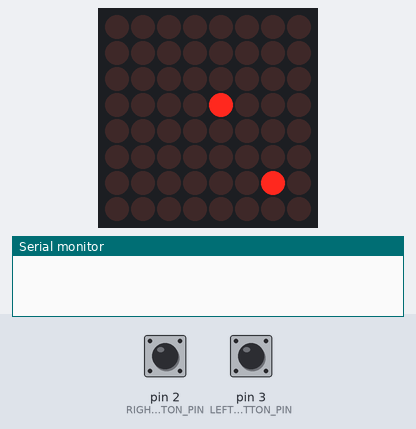
Recording of a sketch running on a simulated Arduino Uno, built with avr-gcc and run on an emulated ATmega328P. Shown: 8×8 LED matrix, the last lines printed to the serial monitor. Inputs (shaded band) come from the test bench; at power-on: pin 2 (RIGHT_BUTTON_PIN) HIGH, pin 3 (LEFT_BUTTON_PIN) HIGH. Random numbers use the default seed unless the sketch sets one.

Above: at 1.6 s.
1.7 s: pin 2 (RIGHT_BUTTON_PIN) pulled LOW for 0.15 s
At 2.7 s:
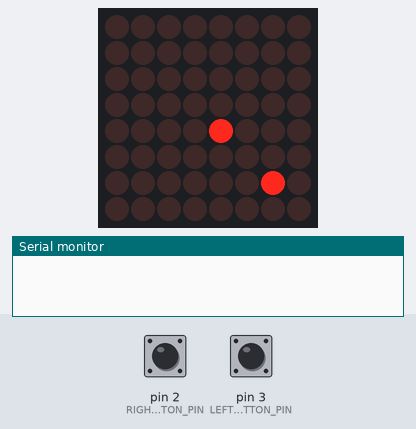
4.8 s: pin 3 (LEFT_BUTTON_PIN) pulled LOW for 0.15 s
At 6.8 s:
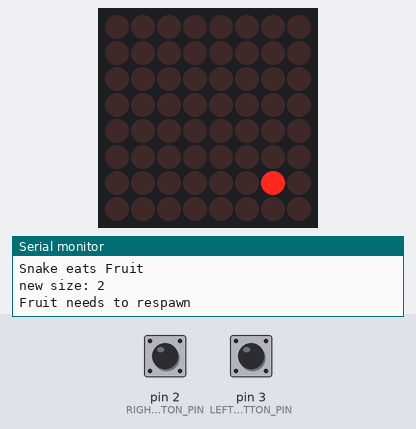
7.9 s: pin 3 (LEFT_BUTTON_PIN) pulled LOW for 1 s
At 8.4 s:
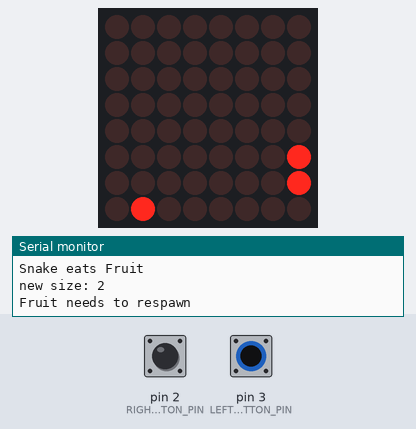
11.9 s: pin 3 (LEFT_BUTTON_PIN) pulled LOW for 0.15 s
At 12.7 s:
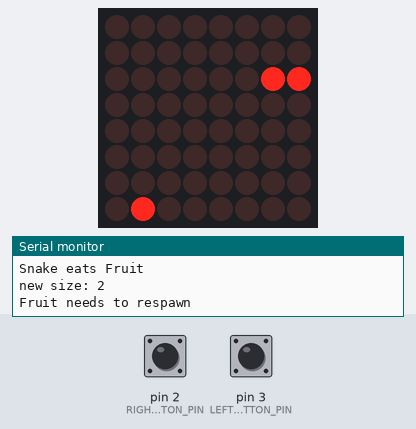
15.0 s: pin 2 (RIGHT_BUTTON_PIN) pulled LOW for 1 s
At 16.9 s:
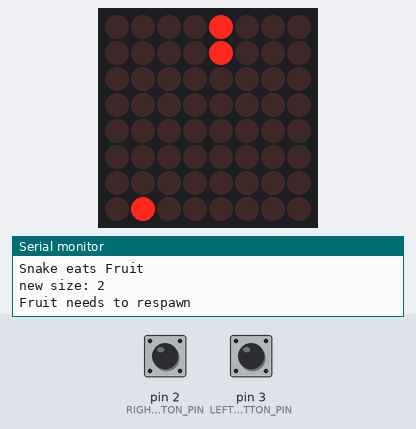
17.5 s: pin 2 (RIGHT_BUTTON_PIN) pulsed LOW 5 times (0.12 s each, 0.3 s apart)
At 21.9 s:
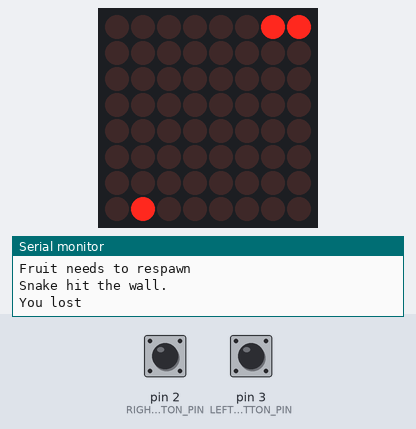
Timing chart, 0 to 23.0 s (numbered marks = the images above; inputs shaded):
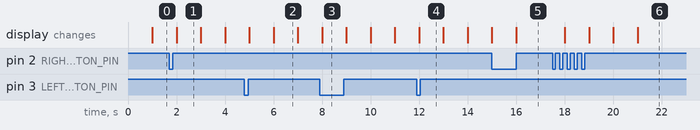

The sketch:

Snake_Game_0.8.ino
```cpp
/*  Serenkii
    2021-03-03
    The snake now checks for collision with itself.
*/


//We always have to include the library
#include "LedControl.h"
#include "Snake.h"
#include "Fruit.h"

//constants
#define MOVEMENT_SPEED 1000

//buttons
#define LEFT_BUTTON_PIN 3
#define RIGHT_BUTTON_PIN 2

bool leftButton = HIGH;   //HIGH == true
bool rightButton = HIGH;  //HIGH == true

//LED-Matrix
LedControl lc = LedControl(12, 10, 11, 1);

//Snake object --> Snake(size, x, y, facing)
Snake snake = Snake(3, 3, UP);

//Fruit object
Fruit fruit = Fruit(6, 6);


void setup() {
  pinMode(LEFT_BUTTON_PIN, INPUT_PULLUP);   //if button is pressed, digitialRead will return false
  pinMode(RIGHT_BUTTON_PIN, INPUT_PULLUP);


  //The MAX72XX is in power-saving mode on startup, we have to do a wakeup call
  lc.shutdown(0, false);
  lc.setIntensity(0, 4);  //0,8
  lc.clearDisplay(0);
  drawSnake();
  drawFruit();

  Serial.begin(9600);
}

void loop() {
  getUserInput();
  if (cooldownOver()) {
    bool succesfulMove = snake.move();

    if (succesfulMove) {
      lc.clearDisplay(0);
      drawSnake();
      drawFruit();

      if (collidesWithFruit()) {
        snake.setSize(snake.getSize() + 1);
        fruit.respawn(snake.body);
      }
    }
    else {
      Serial.println("You lost");
    }
  }
}

void drawFruit() {
  lc.setLed(0, fruit.getX(), fruit.getY(), true);
}

bool collidesWithFruit() {
  if (snake.body[0][0] == fruit.getX() && snake.body[0][1] == fruit.getY()) {
    Serial.println("Snake eats Fruit");
    return true;
  }
  return false;
}

bool cooldownOver() {   //return true every x ms, so drawSnake and move is executed.
  static unsigned long startTime = millis();
  //Serial.println(startTime);
  unsigned long currentTime = millis();
  if (currentTime - startTime >= MOVEMENT_SPEED) {
    //Serial.print("The move-cooldown is over! The current time (ms) is: ");
    //Serial.println(currentTime);
    startTime = currentTime;
    return true;
  }
  return false;
}

void drawSnake() {
  for (byte i = 0; i < snake.getSize(); i++) {
      lc.setLed(0, snake.body[i][0], snake.body[i][1], true);
  }
}

void getUserInput() {
  if (digitalRead(LEFT_BUTTON_PIN) == false) {
  //Serial.println("left button is being pressed...");    //DEBUG
    if (leftButton == true) {
      snake.turnLeft();
      //Serial.println("left button wasn't pressed before, so the snake should turn left and the leftButton-bool should be false");    //DEBUG
      leftButton = false;
    }
  }
  else {
    leftButton = true;    //no input
    //Serial.println("left button is not being pressed, so leftButton-bool is true");    //DEBUG
  }

  if (digitalRead(RIGHT_BUTTON_PIN) == false) {
    //Serial.println("right button is being pressed...");    //DEBUG
    if (rightButton == true) {
      snake.turnRight();
      //Serial.println("right button wasn't pressed before, so the snake should turn right and the rightButton-bool should be false");    //DEBUG
      rightButton = false;
    }
  }
  else {
    rightButton = true;    //no input
    //Serial.println("right button is not being pressed, so rightButton-bool is true");    //DEBUG
  }
  //Serial.println();
}
```

Fruit.h
```cpp
class Fruit {

  byte x;
  byte y;

public:
  Fruit(byte newX, byte newY) {
      setX(newX);
      setY(newY);
  }

  void respawn(byte snakeOccupied[][2]) {
    Serial.println("Fruit needs to respawn");
    x = random(0, 8);   //a random number in [0; 8)
    y = random(0, 8);
    for (byte i = 0; i < SNAKE_MAX_LENGTH; i++) {
      if (snakeOccupied[i][0] == x && snakeOccupied[i][1] == y) {
        Serial.println("The random fruit position is taken, let's try again.");
        respawn(snakeOccupied);
        break;
      }
    }
  }

  void setX(byte newX) {
    x = newX;
  }
  byte getX() {
    return x;
  }

  void setY(byte newY) {
    y = newY;
  }

  byte getY() {
    return y;
  }
};
```

Snake.h
```cpp
enum SnakeDirection {
    UP,
    RIGHT,
    DOWN,
    LEFT
};

#define SNAKE_MAX_LENGTH 32

class Snake {
  byte size;
  byte direction;

public:
  byte body[SNAKE_MAX_LENGTH][2];

  Snake(byte headPositionX, byte headPositionY, SnakeDirection facing) {
      setSize(1);
      setDirection(facing);
      body[0][0] = headPositionX;
      body[0][1] = headPositionY;
  }

  void turnRight() {
    //Serial.print("turnRight() was called | direction was: ");
    //Serial.println(direction);
    direction++;
    if (direction >= 4) {
      direction = 0;
    }
    //Serial.print("direction is now: ");
    //Serial.println(direction);
  }
  void turnLeft() {
    //Serial.print("turnLeft() was called | direction was: ");
    //Serial.println(direction);
    direction--;
    if (direction < 0 || direction > 200) {   //it seems like byte direction cant be negative for some reason
      direction = 3;
    }
    //Serial.print("direction is now: ");
    //Serial.println(direction);
  }

  void setDirection(SnakeDirection facing) {
    direction = facing;
    //Serial.print("Snake is now facing ");
    //Serial.println(facing);     //debug
  }
  SnakeDirection getDirection() {
    return direction;
  }

  void setSize(byte newSize) {
    if (newSize < 1) {
      newSize = 1;
    }
    if (newSize > SNAKE_MAX_LENGTH) {
      newSize = SNAKE_MAX_LENGTH;
    }
    size = newSize;
    Serial.print("new size: ");
    Serial.println(size);
  }

  byte getSize() {
    return size;
  }

  byte getHeadPositionX() {
    return body[0][0];
  }

  byte getHeadPositionY() {
    return body[0][1];
  }


  bool move() {
    for (int i = size - 1; i > 0 ; i--) {
      body[i][0] = body[i - 1][0];
      body[i][1] = body[i - 1][1];
    }
    if (direction == UP) {
      //Serial.println("move UP");
      body[0][1]++;
    }
    else if (direction == DOWN) {
      //Serial.println("move DOWN");
      body[0][1]--;
    }
    else if (direction == LEFT) {
      //Serial.println("move LEFT");
      body[0][0]--;
    }
    else if (direction == RIGHT) {
      //Serial.println("move RIGHT");
      body[0][0]++;
    }
    else {
      Serial.println("problem with direction");
    }

    if (outOfBound()) {
      Serial.println("Snake hit the wall.");
      return false;
    }
    if (collidesWithItself()) {
      Serial.println("Snake hit itself.");
      return false;
    }

    return true;
  }

  bool collidesWithItself() {
    for (byte i = 1; i < size; i++) {
      if (body[i][0] == body[0][0] && body[i][1] == body[0][1]) {
        return true;
      }
    }
    return false;
  }

  bool outOfBound() {
    if (body[0][0] < 0 || body[0][0] >= 8) {
      return true;
    }
    if (body[0][1] < 0 || body[0][1] >= 8) {
      return true;
    }
    return false;
  }


};
```

Measured:
- after the input at 7.9 s, the display: changes after 0.10 s (image 3)
- after the input at 17.5 s, the display: first changes after 0.50 s (image 6 shows a later state)
- what the display in image 1 shows lasts 1.0 s, from 2.0 s to 3.0 s
